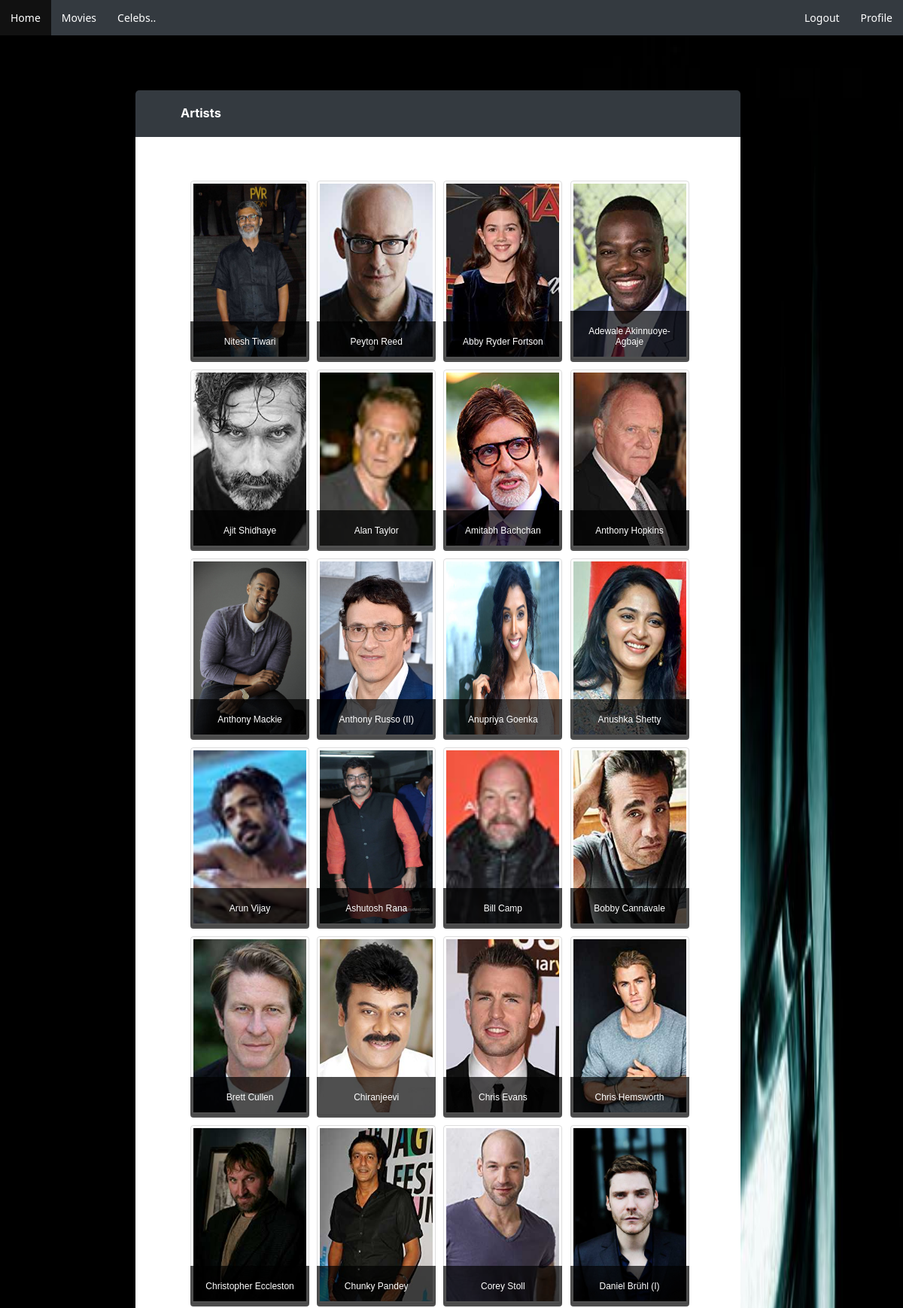
Screenshot of /artist.php (upper part) with the database file from the repository.
### tables this page shows
CREATE TABLE `artist` (
  `a_id` int(11) NOT NULL,
  `aname` varchar(255) NOT NULL,
  `dob` date NOT NULL,
  `place` varchar(255) NOT NULL,
  `img_loc` varchar(255) NOT NULL,
  `bio` varchar(10000) NOT NULL
);

### artist.php (the view, shortened to what this page needs)
<!DOCTYPE html>
<html>
<head>
    <link rel="stylesheet" type="text/css" href="nav.css">
    <link rel="stylesheet" type="text/css" href="loginform.css">
    <link rel="stylesheet" type="text/css" href="thumbnail.css">
    <link rel="stylesheet" type="text/css" href="thumbs.css">
</head>
<body style="margin:0;background-image: url('<?php
         $con=mysqli_connect("localhost","root","","mydb");
         $img=mysqli_query($con,"SELECT * FROM bg ORDER BY RAND() LIMIT 1");
         $img=mysqli_fetch_array($img,MYSQLI_ASSOC);
         echo $img['bg'];
        ?>
');background-size: 100% 100%; background-attachment: fixed;font-size:14px;font-family: -apple-system,BlinkMacSystemFont,Segoe UI,Roboto,Helvetica Neue,Arial,sans-serif,Apple Color Emoji,Segoe UI Emoji,Segoe UI Symbol;font-weight: 400;">
    <ul id="l01" style="z-index:1;position:fixed;top:0;width:100%;">
        <li class="li01"><a href="Login.php">Home</a></li>
        <li class="li01"><a href="movies.php">Movies</a></li>
        <li class="li01"><a href="artist.php">Celebs..</a></li>
        <li class="li01" style="float:right"><a href="profile.php">Profile</a></li>
        <li class="li01" style="float:right"><a href="logout.php">Logout</a></li>
    </ul>
    <div style="background-color:#343a40;padding:0.3% 5% 0.5% 5%; margin:10% 18% 0% 15%; border-radius:5px 5px 0 0;color:white">
        <h3>Artists</h3>
    </div>
    <div style="background-color:white;color:white;padding:4%; margin:0% 18% 0% 15%; border-radius:0 0 5px 5px">
        <table>
            <?php
                $con=mysqli_connect("localhost","root","","mydb");
                if(mysqli_connect_errno())
                {
                    die("could not connect".mysqli_connect_error());
                }
                else
                {
                    if(mysqli_affected_rows($con)>0)
                    {
                        $result=mysqli_query($con,"select * from artist order by aname asc");
                        $cnt=mysqli_affected_rows($con);
                        for($i=0;$i<ceil($cnt/4);$i++)
                        {
                            echo "<tr>";
                            for($j=0;$j<4;$j++)
                            {
                                $artist=mysqli_fetch_array($result,MYSQLI_ASSOC);
                                if($artist['a_id']!=null){
                                echo "
                                    <td>
                                        <div class=\"container1 tooltip\">
                                        <center>
                                            <img src=\"".$artist['img_loc']."\" width=\"150\" class=\"thumb\" height=\"230\" alt=\"".$artist['aname']."\" >
                                            <div class=\"content\">
                                                <a href=\"artistP.php?aid=".$artist['a_id']."\" style=\"text-decoration:none;color:white\">
                                                ".$artist['aname']."</a>
                                            </div>
                                            <span class=\"tooltiptext\">".$artist['aname']
                                            ."<br>from ".$artist['place']."</span>
                                        </center>
                                        </div>
                                    </td>";
                                }
                            }
                            echo "</tr>";
                        }
                    }
                }
            ?>
        </table>
    </div>
</body>

### nav.css (style rules this page uses)
#l01 { list-style-type: none; margin: 0; padding: 0; overflow: hidden; background-color: #343a40; }
.li01 { float: left; }
.li01 a { display: block; color: white; text-align: center; padding: 14px; text-decoration: none; font-family:'Segoe UI', Tahoma, Geneva, Verdana, sans-serif; }

### thumbnail.css (style rules this page uses)
.thumb { border: 1px solid #ddd; border-radius: 4px; padding: 3px; background-color: white; }
.container1 { position: relative; max-width: 168px; margin: 0 auto; border-radius: 4px; }
.container1 .content { position: absolute; bottom: 0; background: rgb(0, 0, 0); background: rgba(0, 0, 0, 0.691); color: #f1f1f1; width:100%; padding: 20px; border-radius:0 0 4px 4px; }

### thumbs.css (style rules this page uses)
.thumb { border: 1px solid #ddd; border-radius: 4px; padding: 3px; background-color: white; }
.container1 { position: relative; max-width: 118px; margin: 0 auto; border-radius: 4px; }
.container1 .content { position: absolute; bottom: 0; background: rgb(0, 0, 0); background: rgba(0, 0, 0, 0.691); color: #f1f1f1; width:100%; padding: 20px; border-radius:0 0 4px 4px; }

### artist.php (style rules this page uses)
.tooltip { position: relative; display: inline-block; }
table { font-family: arial, sans-serif; border-collapse: collapse; width: 95%; }
td, th { text-align: center; padding:10px 0 0 0; color: white; font-size:12px; }

### rows the page displays
artist: img_loc (picture), aname "Nitesh Tiwari"
artist: img_loc (picture), aname "Peyton Reed"
artist: img_loc (picture), aname "Abby Ryder Fortson"
artist: img_loc (picture), aname "Adewale Akinnuoye-Agbaje"
artist: img_loc (picture), aname "Ajit Shidhaye"
artist: img_loc (picture), aname "Alan Taylor"
artist: img_loc (picture), aname "Amitabh Bachchan"
artist: img_loc (picture), aname "Anthony Hopkins"
artist: img_loc (picture), aname "Anthony Mackie"
artist: img_loc (picture), aname "Anthony Russo (II)"
artist: img_loc (picture), aname "Anupriya Goenka"
artist: img_loc (picture), aname "Anushka Shetty"
artist: img_loc (picture), aname "Arun Vijay"
artist: img_loc (picture), aname "Ashutosh Rana"
artist: img_loc (picture), aname "Bill Camp"
artist: img_loc (picture), aname "Bobby Cannavale"
artist: img_loc (picture), aname "Brett Cullen"
artist: img_loc (picture), aname "Chiranjeevi"
artist: img_loc (picture), aname "Chris Evans"
artist: img_loc (picture), aname "Chris Hemsworth"
artist: img_loc (picture), aname "Christopher Eccleston"
artist: img_loc (picture), aname "Chunky Pandey"
artist: img_loc (picture), aname "Corey Stoll"
artist: img_loc (picture), aname "Daniel Brühl (I)"
